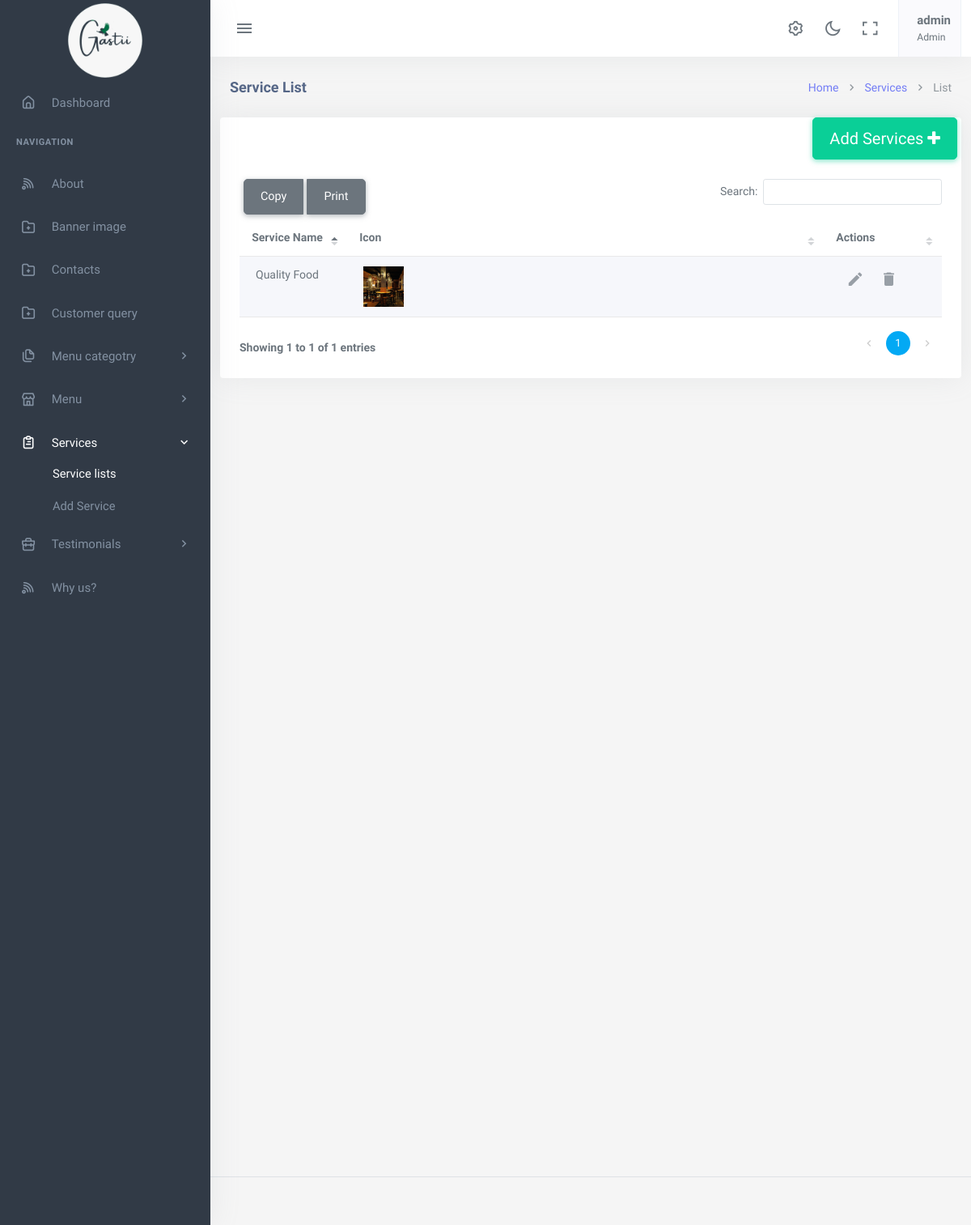
/services/ (signed in), run on the app's committed database.
### app/models.py (models this page shows, shortened)
class Services(models.Model):
    service_name = models.CharField(max_length=150)
    icon = models.ImageField(upload_to='serviceimage/')
    discriptions= RichTextField(max_length=150)
    class Meta:
        ordering =['-id',]

### app/views.py (the view)
# urls.py: path('services/', ServiceListView.as_view(), name='service-list'),
@method_decorator([login_required(login_url='login'), superadmin_required], name='dispatch')
class ServiceListView(View):
    def get(self, request):
        services = Services.objects.all()
        context = {'services': services}
        return render(request, 'app/service_list.html', context)

### app/templates/app/service_list.html
{% extends 'app/base.html' %}
{% load static %}
{% block content %}
<div class="content-page">
    <div class="content">
        <div class="container-fluid">
            <div class="row">
                <div class="col-12">
                    <div class="page-title-box">
                        <div class="page-title-right">
                            <ol class="breadcrumb m-0">
                                <li class="breadcrumb-item"><a href="j{% url 'index'%}">Home</a></li>
                                <li class="breadcrumb-item"><a href="{% url 'service-list'%}">Services</a></li>
                                <li class="breadcrumb-item active">List</li>
                            </ol>
                        </div>
                        <h4 class="page-title">Service List</h4>
                    </div>
                </div>
            </div>
        </div>
        <div class="card">
            <div class="add_button" style="text-align: right;">
                <a href="{% url 'service-add' %}" class="btn btn-success btn-circle btn-lg">
                    Add Services <i class="fa fa-plus"></i>
                </a>
            </div>
            <div class="card-body">
                <table id="datatable-buttons" class="table table-striped dt-responsive nowrap w-100">
                    <thead>
                        <tr>
                            <th>Service Name</th>
                            <th>Icon</th>
                            <th>Actions</th>
                        </tr>
                    </thead>
                    <tbody>
                        {% for service in services %}
                        <tr>
                            <td>{{ service.service_name }}</td>
                            <td><img src="{{ service.icon.url }}" alt="{{ service.service_name }}" style="max-height: 50px; max-width: 50px;"></td>
                            <td class="table-action">
                                <a href="{% url 'service-edit' service.pk %}" class="action-icon"> <i class="mdi mdi-pencil"></i></a>
                                <a href="{% url 'service-delete' service.pk %}" class="action-icon"> <i class="mdi mdi-delete"></i></a>
                            </td>
                        </tr>
                        {% empty %}
                        <tr>
                            <td colspan="3">No services available.</td>
                        </tr>
                        {% endfor %}
                    </tbody>
                </table>
            </div>
        </div>
    </div>
</div>
{% endblock %}

### app/templates/app/base.html (shortened to what this page needs)
{% load static %}
<!DOCTYPE html>
<html lang="en">
    <head>
        <link rel="stylesheet" href="{% static 'app/assets/vendor/jquery-toast-plugin/jquery.toast.min.css'%}">
        <link href="{% static 'app/assets/css/app-saas.min.css'%}" rel="stylesheet" type="text/css" id="app-style" />
        <link href="{% static 'app/assets/css/icons.min.css'%}" rel="stylesheet" type="text/css" />
        <link href="{% static 'app/assets/vendor/bootstrap-datepicker/css/bootstrap-datepicker.min.css'%}" rel="stylesheet" type="text/css" />
        <link href="{% static 'app/assets/vendor/select2/css/select2.min.css'%}" rel="stylesheet" type="text/css" />
        <link href="{% static 'app/assets/vendor/datatables.net-bs5/css/dataTables.bootstrap5.min.css'%}" rel="stylesheet" type="text/css" />
        <link href="{% static 'app/assets/vendor/datatables.net-responsive-bs5/css/responsive.bootstrap5.min.css'%}" rel="stylesheet" type="text/css" />
        <link href="{% static 'app/assets/css/app-saas.min.css'%}" rel="stylesheet" type="text/css" id="app-style" />
        <link href="{% static 'app/assets/css/icons.min.css'%}" rel="stylesheet" type="text/css" />
        <link href="{% static 'app/assets/vendor/quill/quill.core.css' %}" rel="stylesheet" type="text/css" />
        <link href="{% static 'app/assets/vendor/quill/quill.snow.css' %}" rel="stylesheet" type="text/css" />
        <link href="{% static 'app/assets/vendor/datatables.net-buttons-bs5/css/buttons.bootstrap5.min.css' %}" rel="stylesheet" type="text/css" />
        <link href="{% static 'app/assets/vendor/datatables.net-bs5/css/dataTables.bootstrap5.min.css'%}" rel="stylesheet" type="text/css" />
        <link href="{% static 'app/assets/vendor/datatables.net-responsive-bs5/css/responsive.bootstrap5.min.css'%}" rel="stylesheet" type="text/css" />
        <link href="{% static 'app/assets/vendor/datatables.net-fixedcolumns-bs5/css/fixedColumns.bootstrap5.min.css'%}" rel="stylesheet" type="text/css" />
        <link href="{% static 'app/assets/vendor/datatables.net-fixedheader-bs5/css/fixedHeader.bootstrap5.min.css'%}" rel="stylesheet" type="text/css" />
        <link href="{% static 'app/assets/vendor/datatables.net-buttons-bs5/css/buttons.bootstrap5.min.css'%}" rel="stylesheet" type="text/css" />
        <link href="{% static 'app/assets/vendor/datatables.net-select-bs5/css/select.bootstrap5.min.css'%}" rel="stylesheet" type="text/css" />
        <link href="{% static 'app/assets/css/app-saas.min.css'%}" rel="stylesheet" type="text/css" id="app-style" />
        <link href="{% static 'app/assets/css/icons.min.css'%}" rel="stylesheet" type="text/css" />
        <link href="{% static 'app/assets/vendor/simplemde/simplemde.min.css'%}" rel="stylesheet" type="text/css" />
    </head>
    <link rel="stylesheet" href="https://maxcdn.bootstrapcdn.com/font-awesome/4.7.0/css/font-awesome.min.css">
    <body>
        <div class="wrapper">
            <div class="navbar-custom">
                <div class="topbar container-fluid">
                    <div class="d-flex align-items-center gap-lg-2 gap-1">
                        <button class="button-toggle-menu">
                            <i class="mdi mdi-menu"></i>
                        </button>
                    </div>
                    <ul class="topbar-menu d-flex align-items-center gap-3">
                        <li class="d-none d-sm-inline-block">
                            <a class="nav-link" data-bs-toggle="offcanvas" href="#theme-settings-offcanvas">
                                <i class="ri-settings-3-line font-22"></i>
                            </a>
                        </li>
                        <li class="d-none d-sm-inline-block">
                            <div class="nav-link" id="light-dark-mode" data-bs-toggle="tooltip" data-bs-placement="left" title="Theme Mode">
                                <i class="ri-moon-line font-22"></i>
                            </div>
                        </li>
                        <li class="d-none d-md-inline-block">
                            <a class="nav-link" href="#" data-toggle="fullscreen">
                                <i class="ri-fullscreen-line font-22"></i>
                            </a>
                        </li>
                        <li class="dropdown">
                            <a class="nav-link dropdown-toggle arrow-none nav-user px-2" data-bs-toggle="dropdown" href="#" role="button" aria-haspopup="false" aria-expanded="false">
                                <span class="d-lg-flex flex-column gap-1 d-none">
                                    <h5 class="my-0"> {{request.user.username}}</h5>
                                    <h6 class="my-0 fw-normal">Admin</h6>
                                </span>
                            </a>
                        </li>
                    </ul>
                </div>
            </div>
            <div class="leftside-menu">
                <a href="#" class="logo logo-light">
                    <span class="logo-lg">
                        <img src="{% static 'app/assets/images/logo.png'%}" alt="logo" style="height: 100px;">
                    </span>
                </a>
                <div class="h-100" id="leftside-menu-container" data-simplebar>
                    <ul class="side-nav">
                        <li class="side-nav-item">
                            <a href="{%url 'index'%}" class="side-nav-link">
                                <i class="uil-home-alt"></i>
                                <span> Dashboard </span>
                            </a>
                        </li>
                        <li class="side-nav-title">Navigation</li>
                        <li class="side-nav-item">
                            <a href="{% url 'about-detail' pk=1 %}" class="side-nav-link">
                                <i class="uil-rss"></i>
                                <span> About </span>
                            </a>
                        </li>
                        <li class="side-nav-item">
                            <a href="{% url 'banner-detail' pk=1 %}" class="side-nav-link">
                                <i class="uil-folder-plus"></i>
                                <span>Banner image </span>
                            </a>
                        </li>
                        <li class="side-nav-item">
                            <a href="{% url 'contact-detail' pk=1 %}" class="side-nav-link">
                                <i class="uil-folder-plus"></i>
                                <span>Contacts</span>
                            </a>
                        </li>
                        <li class="side-nav-item">
                            <a href="{% url 'customer-query-list'%}" class="side-nav-link">
                                <i class="uil-folder-plus"></i>
                                <span>Customer query</span>
                            </a>
                        </li>
                        <li class="side-nav-item">
                            <a data-bs-toggle="collapse" href="#sidebarPages" aria-expanded="false" aria-controls="sidebarPages" class="side-nav-link">
                                <i class="uil-copy-alt"></i>
                                <span> Menu categotry</span>
                                <span class="menu-arrow"></span>
                            </a>
                        </li>
                        <li class="side-nav-item">
                            <a data-bs-toggle="collapse" href="#sidebarEcommerce" aria-expanded="false" aria-controls="sidebarEcommerce" class="side-nav-link">
                                <i class="uil-store"></i>
                                <span>Menu</span>
                                <span class="menu-arrow"></span>
                            </a>
                        </li>
                        <li class="side-nav-item">
                            <a data-bs-toggle="collapse" href="#sidebarTasks" aria-expanded="false" aria-controls="sidebarTasks" class="side-nav-link">
                                <i class="uil-clipboard-alt"></i>
                                <span> Services</span>
                                <span class="menu-arrow"></span>
                            </a>
                            <div class="collapse" id="sidebarTasks">
                                <ul class="side-nav-second-level">
                                    <li>
                                        <a href="{% url 'service-list'%}">Service lists</a>
                                    </li>
                                    <li>
                                        <a href="{%url 'service-add'%}">Add Service</a>
                                    </li>
                                </ul>
                            </div>
                        </li>
                        <li class="side-nav-item">
                            <a data-bs-toggle="collapse" href="#sidebarProjects" aria-expanded="false" aria-controls="sidebarProjects" class="side-nav-link">
                                <i class="uil-briefcase"></i>
                                <span> Testimonials </span>
                                <span class="menu-arrow"></span>
                            </a>
                        </li>
                        <li class="side-nav-item">
                            <a href="{%url 'why_us-detail' pk=1%}" class="side-nav-link">
                                <i class="uil-rss"></i>
                                <span> Why us? </span>
                            </a>
                        </li>
                    </ul>
                </div>
            </div>
  {% block content %}
  {% endblock  %}
        <footer class="footer">
            <div class="container-fluid">
                <div class="row">
                    <div class="col-md-6">
                    </div>
                    <div class="col-md-6">
                    </div>
                </div>
            </div>
        </footer>
    </div>
        </body>
    </html>

### app/templates/app/base.html (style rules this page uses)
.btn { margin: 0 5px; padding: 10px 20px; border-radius: 5px; cursor: pointer; }

### data on the page
Services: service_name "Quality Food", icon (picture)

### other printed values
{{ request.user.username }} "admin"
